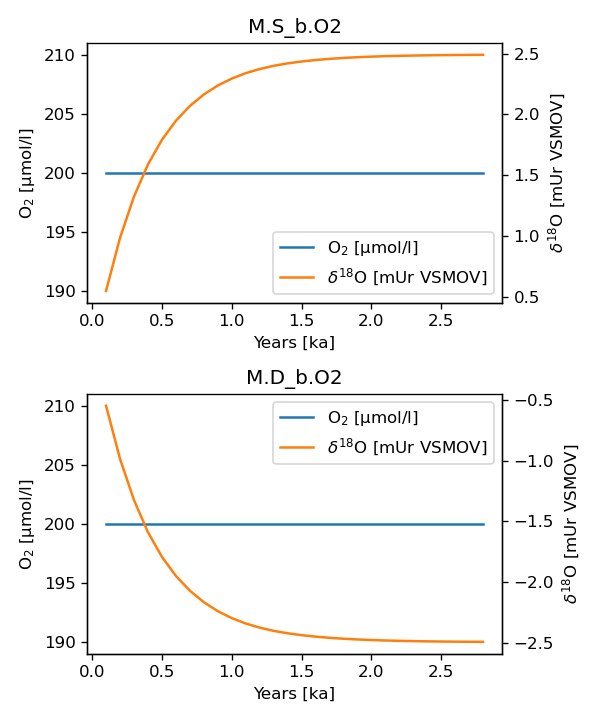

Python code for this plot:
# This example is available as iso_3.py in ESBMTK Examples Repository
# https://github.com/uliw/ESBMTK-Examples/tree/main/Examples_from_the_manual
from esbmtk import (
    ConnectionProperties,  # the connection class
    Model,  # the model class
    Reservoir,  # the reservoir class
)

M = Model(
    stop="3 kyr",  # end time of model
    max_timestep="100 yr",  # upper limit of time step
    element=["Oxygen"],  # list of element definitions
)
Reservoir(
    name="S_b",  # box name
    volume="50E16 m**3",  # surface box volume
    concentration={M.O2: "200 umol/l"},  # initial concentration
    delta={M.O2: 0},
)
Reservoir(
    name="D_b",  # box name
    volume="50E16 m**3",  # deeb box volume
    concentration={M.O2: "200 umol/l"},  # initial concentration
    delta={M.O2: 0},
)
ConnectionProperties(  # thermohaline downwelling
    source=M.S_b,  # source of flux
    sink=M.D_b,  # target of flux
    ctype="scale_with_concentration",
    scale="20 Sv",
    id="downwelling",
)
ConnectionProperties(  # thermohaline upwelling
    source=M.D_b,  # source of flux
    sink=M.S_b,  # target of flux
    ctype="scale_with_concentration",
    scale="20 Sv",
    id="upwelling",
    epsilon=5,  # mUr
)
M.run()

M.plot([M.S_b.O2, M.D_b.O2], fn="iso_3.png")
